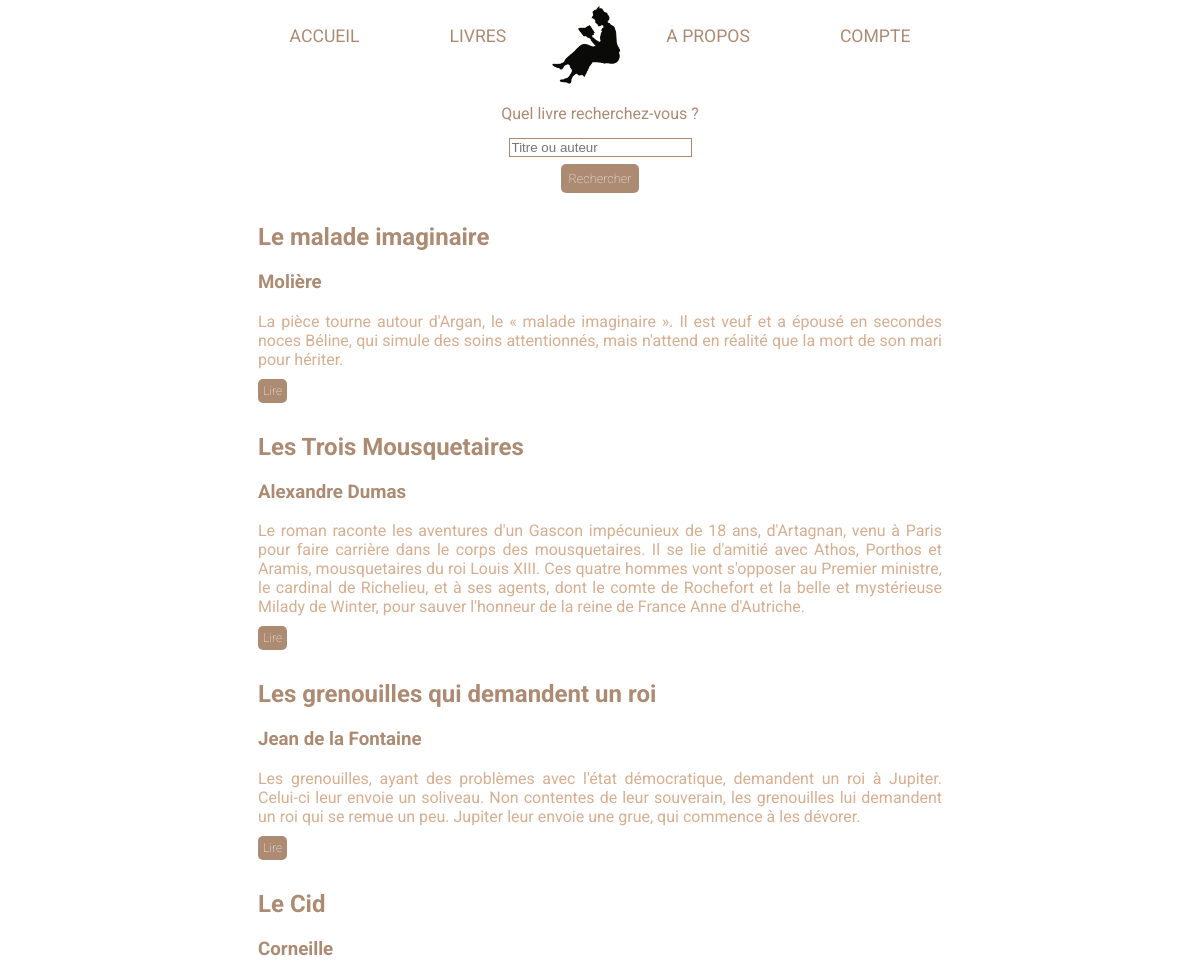
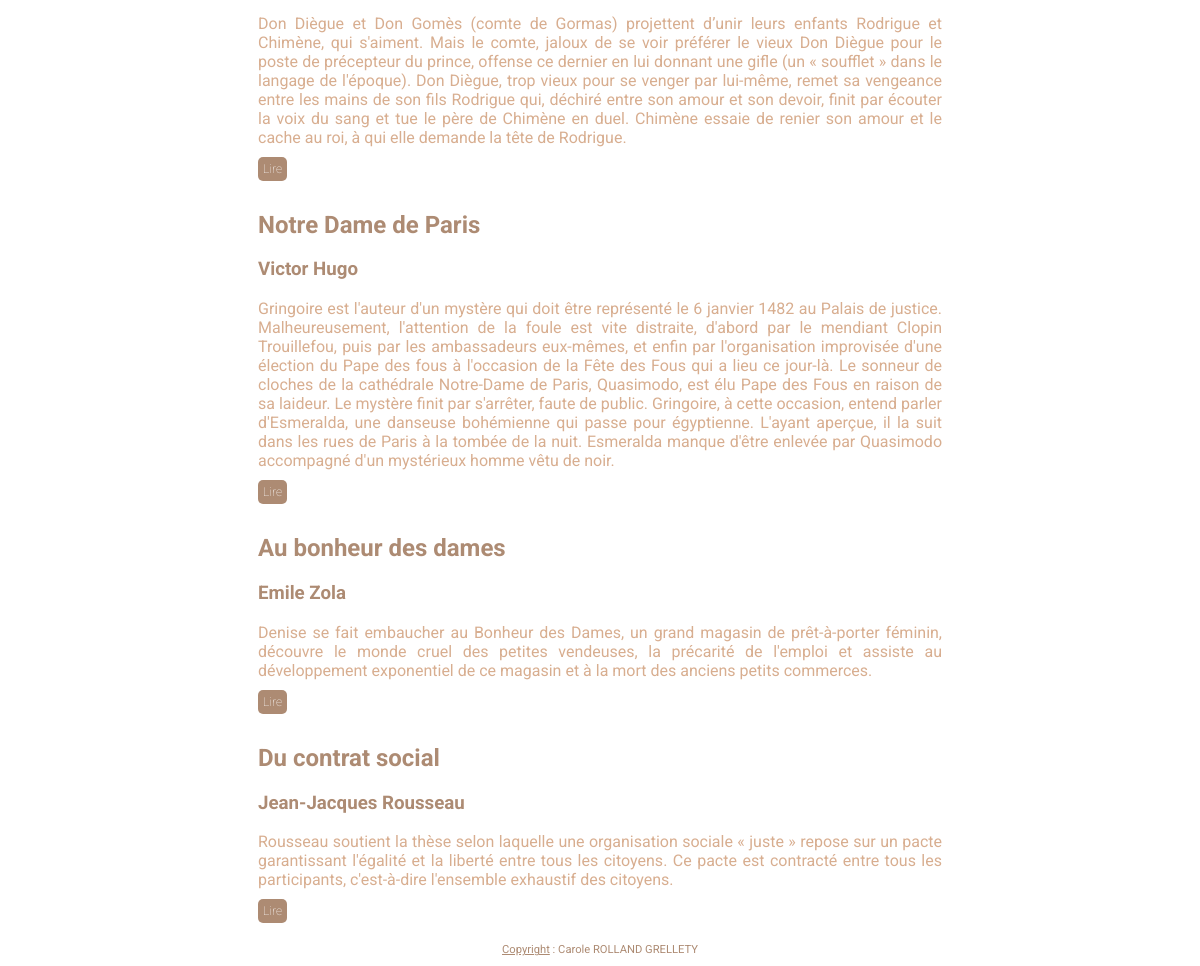
The page /books.php on the database its author committed (2 pictures, top to bottom).
### tables this page shows
CREATE TABLE `books_table` (
  `book_id` int(11) NOT NULL,
  `book_author` varchar(256) NOT NULL,
  `book_title` varchar(256) NOT NULL,
  `book_year` int(11) NOT NULL,
  `book_summary` text NOT NULL,
  `book_text` text NOT NULL
);

### variables.php (called while the page is built, shortened)
<?php
$bookStatement = $mysqlClient->prepare('SELECT * FROM books_table');
$bookStatement->execute();
$book = $bookStatement->fetchAll();

### functions.php (called while the page is built, shortened)
<?php
function getBooks(array $book): array
{
    $validBooks = [];
    foreach ($book as $valid) {
        $validBooks[] = $valid;
    }
    return $validBooks;
}

### books.php (the view, shortened to what this page needs)
<?php session_start();
include_once('mysql.php');
include_once('variables.php');
include_once('functions.php');
?>
<!DOCTYPE html>
<html lang="fr">
<head>
    <link rel="stylesheet" href="index.css">
</head>
<body>
    <div id="blocPage">
        <?php include_once('header.php'); ?>
        <div class="form">
            <form class="books_form" action="booksToRead.php" method="POST">
                <label for="wantedBook">Quel livre recherchez-vous ?</label>
                <input type="text" name="wantedBook" id="wantedBook" placeholder="Titre ou auteur" />
                <button class="submit_btn" type="submit">Rechercher</button>
            </form>
        </div>
        <article class="booksContainer">
            <div class="div_books">
                <?php foreach (getBooks($book) as $displayBooks) : ?>
                    <h2><?php echo $displayBooks['book_title']; ?></h2>
                    <h3><?php echo $displayBooks['book_author']; ?></h3>
                    <p><?php echo $displayBooks['book_summary']; ?></p>
                    <button class="read_btn"><a href="books_read.php?id=<?php echo ($displayBooks['book_id']); ?>">Lire</a></button>
                <?php endforeach ?>
            </div>
        </article>
        <?php include_once('footer.php'); ?>
    </div>
</body>
</html>

### header.php (shortened to what this page needs)
<?php
include_once('mysql.php');
include_once('variables.php');
include_once('functions.php');
?>
<nav>
    <div>
        <div>
            <ul>
                <li>
                    <a href="home.php">ACCUEIL</a>
                </li>
                <li>
                    <a href="books.php">LIVRES</a>
                </li>
            </ul>
        </div>
        <div class="container-img">
            <img src="images/silhouette.png" alt="Silhouette d'une femme qui lit" />
        </div>
        <div>
            <ul>
                <li>
                    <a href="about.php">A PROPOS</a>
                </li>
                <li>
                    <a href="authorProfile.php">COMPTE</a>
                </li>
            </ul>
        </div>
    </div>
</nav>

### footer.php
<footer>
    <div>
        <p><span>Copyright</span> : Carole ROLLAND GRELLETY</p>
    </div>
</footer>

### index.css (style rules this page uses)
body { margin: 0; font-family: 'Roboto', sans-serif; }
h1, h2, h3, h4, h5, h6 { color: #AD8B73; }
p { color: #D8AE90; margin: 0; }
nav div, nav ul { display: flex; justify-content: center; padding: 0; list-style: none; }
nav img { width: 100%; margin-top: 5px; }
nav li { margin: 10px 45px 0 45px; }
nav a { text-decoration: none; color: #AD8B73; font-size: 1.1em; }
.container-img { width: 70px; }
footer { display: flex; justify-content: center; margin: 20px 0 10px 0; }
footer p { color: #AD8B73; font-size: 0.7em; }
footer span { text-decoration: underline; }
button a { text-decoration: none; color: #FFFFFF; font-size: 1.1em; }
.form { margin-top: 20px; }
.books_form { display: flex; flex-direction: column; align-items: center; }
label { color: #AD8B73; margin-bottom: 5px; }
input { border: 1px solid #AD8B73; margin-top: 10px; }
.submit_btn { -webkit-border-radius: 5px; -moz-border-radius: 5px; border-radius: 5px; color: #FFFFFF; font-family: 'Roboto', sans-serif; font-size: 0.8em; font-weight: 100; padding: 7px; background-color: #AD8B73; text-decoration: none; display: inline-block; cursor: pointer; text-align: center; border: solid #AD8B73 0; margin: 7px 5px 0 5px; }
.read_btn { -webkit-border-radius: 5px; -moz-border-radius: 5px; border-radius: 5px; color: #FFFFFF; font-family: 'Roboto', sans-serif; font-size: 0.7em; font-weight: 100; padding: 5px; background-color: #AD8B73; text-decoration: none; display: inline-block; cursor: pointer; text-align: center; border: solid #AD8B73 0; margin-top: 10px; }
.booksContainer { width: 57%; text-align: justify; margin: auto; }
.div_books h2 { margin-top: 30px; }

### rows shown on the page
books_table: book_title "Le malade imaginaire", book_author "Molière", book_summary "La pièce tourne autour d'Argan, le « malade imaginaire ». Il est veuf et a épousé en secondes noces Béline, qui simule des soins attentionnés, mais n'attend en réalité que la mort de son mari pour hériter."
books_table: book_title "Les Trois Mousquetaires", book_author "Alexandre Dumas", book_summary "Le roman raconte les aventures d'un Gascon impécunieux de 18 ans, d'Artagnan, venu à Paris pour faire carrière dans le corps des mousquetaires. Il se lie d'amitié avec Athos, Porthos et Aramis, mousquetaires du roi Louis XIII. Ces quatre hommes vont s'opposer au Premier ministre, le cardinal de Richelieu, et à ses agents, dont le comte de Rochefort et la belle et mystérieuse Milady de Winter, pour sauver l'honneur de la reine de France Anne d'Autriche."
books_table: book_title "Les grenouilles qui demandent un roi", book_author "Jean de la Fontaine", book_summary "Les grenouilles, ayant des problèmes avec l'état démocratique, demandent un roi à Jupiter. Celui-ci leur envoie un soliveau. Non contentes de leur souverain, les grenouilles lui demandent un roi qui se remue un peu. Jupiter leur envoie une grue, qui commence à les dévorer."
books_table: book_title "Le Cid", book_author "Corneille", book_summary "Don Diègue et Don Gomès (comte de Gormas) projettent d’unir leurs enfants Rodrigue et Chimène, qui s'aiment. Mais le comte, jaloux de se voir préférer le vieux Don Diègue pour le poste de précepteur du prince, offense ce dernier en lui donnant une gifle (un « soufflet » dans le langage de l'époque). Don Diègue, trop vieux pour se venger par lui-même, remet sa vengeance entre les mains de son fils Rodrigue qui, déchiré entre son amour et son devoir, finit par écouter la voix du sang et tue le père de Chimène en duel. Chimène essaie de renier son amour et le cache au roi, à qui elle demande la tête de Rodrigue."
books_table: book_title "Notre Dame de Paris", book_author "Victor Hugo", book_summary "Gringoire est l'auteur d'un mystère qui doit être représenté le 6 janvier 1482 au Palais de justice. Malheureusement, l'attention de la foule est vite distraite, d'abord par le mendiant Clopin Trouillefou, puis par les ambassadeurs eux-mêmes, et enfin par l'organisation improvisée d'une élection du Pape des fous à l'occasion de la Fête des Fous qui a lieu ce jour-là. Le sonneur de cloches de la cathédrale Notre-Dame de Paris, Quasimodo, est élu Pape des Fous en raison de sa laideur. Le mystère finit par s'arrêter, faute de public. Gringoire, à cette occasion, entend parler d'Esmeralda, une danseuse bohémienne qui passe pour égyptienne. L'ayant aperçue, il la suit dans les rues de Paris à la…"
books_table: book_title "Au bonheur des dames", book_author "Emile Zola", book_summary "Denise se fait embaucher au Bonheur des Dames, un grand magasin de prêt-à-porter féminin, découvre le monde cruel des petites vendeuses, la précarité de l'emploi et assiste au développement exponentiel de ce magasin et à la mort des anciens petits commerces."
books_table: book_title "Du contrat social", book_author "Jean-Jacques Rousseau", book_summary "Rousseau soutient la thèse selon laquelle une organisation sociale « juste » repose sur un pacte garantissant l'égalité et la liberté entre tous les citoyens. Ce pacte est contracté entre tous les participants, c'est-à-dire l'ensemble exhaustif des citoyens."
